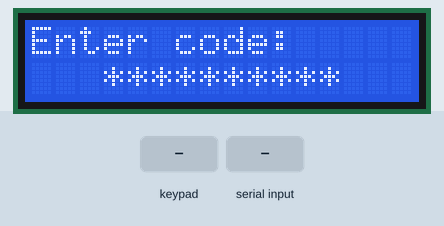
Recording of a sketch running on a simulated Arduino Uno, built with avr-gcc and run on an emulated ATmega328P. On the bench: 16×2 character LCD. The inputs (shaded band) are chosen by the test bench.

Above: at 1.2 s.
1.3 s: keypad keys 1 0 1 1 1 2 1 3 pressed 0.4 s apart
At 5.1 s:
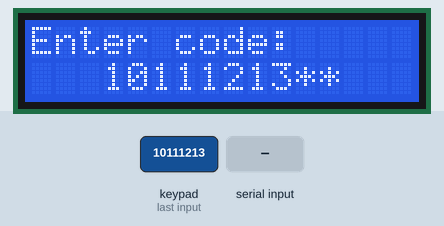
6.0 s: key '1' pressed
At 6.4 s:
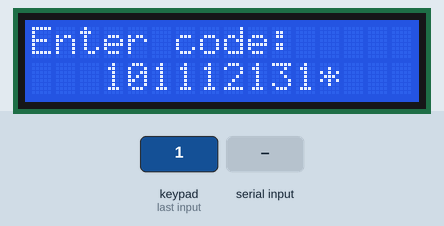
7.5 s: key '2' pressed
At 7.88 s:
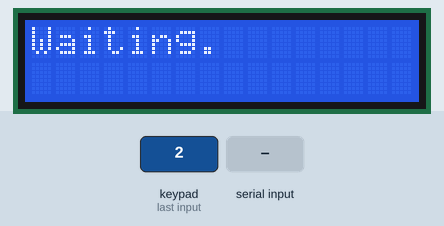
9.7 s: "CONNECTED\n" received over Serial
At 10.9 s:
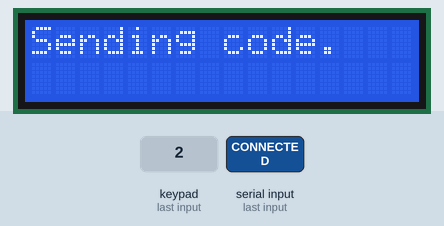
12.7 s: "RECEIVED\n" received over Serial
At 13.9 s:
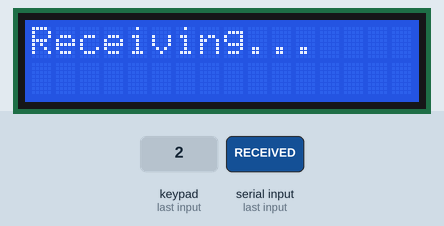
15.7 s: "*\n" received over Serial
At 17.3 s:
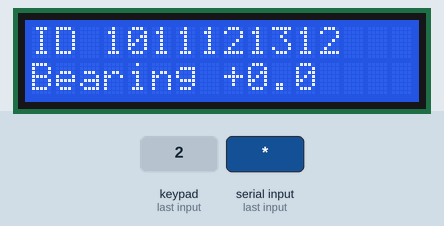
Timing chart, 0 to 18.8 s (numbered marks = the images above; inputs shaded):
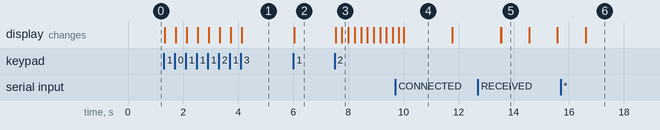

Measured:
- after the input at 1.3 s, the display: first changes at once (image 1 shows a later state)
- after the input at 6.0 s, the display: changes at once (image 2)
- after the input at 7.5 s, the display: first changes at once (image 3 shows a later state)
- after the input at 9.7 s, the display: first changes after 0.13 s (image 4 shows a later state)
- after the input at 12.7 s, the display: first changes after 0.83 s (image 5 shows a later state)
- after the input at 15.7 s, the display: changes after 0.91 s (image 6)
- what the display in image 5 shows lasts 1.1 s, from 13.5 s to 14.6 s

The sketch:

Beacon.ino
```cpp
#include <IRremote.hpp>         // .hpp is the current include for IRremote 4.x. why? idk
#include <Keypad.h>
#include <LiquidCrystal_I2C.h>  // LCD screen

// ---------------- Protocol  ----------------
const uint16_t BEACON_ADDR = 0x45;
const uint16_t BASE_ADDR   = 0x46;
//const uint16_t BEACON_DATA_ADDR = 0x47; didn't end up using this but will keep it for now

const uint8_t CMD_PING          = 0x11;  // beacon -> base
const uint8_t CMD_CONNECTED     = 0x12;  // base -> beacon
const uint8_t CMD_RECEIVED      = 0x13;  // acknowledgment, both directions
const uint8_t CMD_BEARING_START = 0x97;  // base -> beacon, followed by a value frame and a check frame
const uint8_t CMD_START         = 0x98;  // beacon -> base, before the 10 digits
const uint8_t CMD_END           = 0x99;  // beacon -> base, after the 10 digits
// digits have to have their position encoded so the base station can reconstruct the correct data despite lost frames
const uint8_t DIGIT_BASE        = 0x20;

const float BEARING_BIAS = 64.0;  // bearing byte = (bearing + 64) * 2, covers -64 to +63.5 deg at 0.5 deg resolution

// ---------------- Hardware ----------------
const int RECEIVER_PIN = 2;
const int EMITTER_PIN  = 3;  // MOSFET gate for the LED ring (Timer2 output on an Uno)

const byte ROWS = 4;
const byte COLS = 4;
char keys[ROWS][COLS] = {
  {'1', '2', '3', 'A'},
  {'4', '5', '6', 'B'},
  {'7', '8', '9', 'C'},
  {'*', '0', '#', 'D'},
};
byte rowPins[ROWS] = {6, 7, 8, 9};
byte colPins[COLS] = {10, 11, 12, 13};  // pin 13 is why LED feedback is disabled below
Keypad keypad = Keypad(makeKeymap(keys), rowPins, colPins, ROWS, COLS);

LiquidCrystal_I2C lcd(0x27, 16, 2);

// ---------------- Settings ----------------
const int CODE_LENGTH = 10;
const unsigned long PING_LISTEN_MS  = 150;  // listen window after each PING (~4 PINGs per second)
const unsigned long ACK_LISTEN_MS   = 500;  // wait for RECEIVED after sending the code
const unsigned long BEARING_WAIT_MS = 1000; // wait for a bearing broadcast
const unsigned long DATA_TIMEOUT_MS = 300;  // max wait between the bearing's value and check frames
const unsigned long FRAME_GAP_MS    = 40;   // gap between consecutive frames we send
const unsigned long REPLY_DELAY_MS  = 20;   // pause before replying, so the base can clear its own echo
const unsigned long CONNECT_SETTLE_MS = 150; // tiem to wait for connetion to settle so that beacon doesn't get stuck in sending code

// ---------------- State ----------------
enum State { ENTER_CODE, PINGING, SENDING_CODE, RECEIVING_BEARING, DONE };
State state = ENTER_CODE;

char code[CODE_LENGTH + 1] = "**********";
int digits = 0;
float bearing = 0.0;
int dotCount = 0;

// ---------------- Helpers ----------------

// Sends one frame to the base station.
void sendToBase(uint8_t cmd) {
  IrSender.sendNEC(BEACON_ADDR, cmd, 0);  // 0 repeats: repeat frames decode as "last command again"
  IrReceiver.restartAfterSend();
}

// Listens for up to `ms`. Returns true (and sets cmd) when a fresh, non-repeat
// NEC frame from the BASE STATION arrives. Our own echoes (address 0x45) are
// discarded immediately so the receiver is free for the base station's reply.
bool listenForBase(unsigned long ms, uint8_t &cmd) {
  unsigned long start = millis();
  while (millis() - start < ms) {
    if (IrReceiver.decode()) {
      IRData &d = IrReceiver.decodedIRData;
      bool valid = (d.protocol == NEC || d.protocol == NEC2) && d.address == BASE_ADDR; // for some reason the IrReceiver sometimes returns NEC2 when commands are received in short bursrts
                   //&& !(d.flags & IRDATA_FLAGS_IS_REPEAT); was causing issues due to short command bursts
      cmd = d.command;

      IrReceiver.resume();

      // Debug information
      Serial.print(F("rx addr 0x"));
      Serial.print(d.address, HEX);
      Serial.print(F(" cmd 0x"));
      Serial.println(d.command, HEX);
      Serial.print(F(" pro "));
      Serial.println(getProtocolString(d.protocol));

      if (valid) return true; // only functions when the signal is valid
    }
  }
  return false;
}

// Keeps listening for up to `ms` until the base station sends want1 or want2.
// Anything else from the base station is ignored.
bool waitForBase(unsigned long ms, uint8_t want1, uint8_t want2, uint8_t &cmd) {
  unsigned long start = millis();
  unsigned long elapsed;
  while ((elapsed = millis() - start) < ms) {
    if (listenForBase(ms - elapsed, cmd) && (cmd == want1 || cmd == want2)) return true;
  }
  return false;
}

// Call right after a BEARING_START. Reads the value and check frames and
// returns true if they agree (value + check == 255).
bool readBearingFrames() {
  uint8_t value, check;
  if (!listenForBase(DATA_TIMEOUT_MS, value)) return false;
  if (!listenForBase(DATA_TIMEOUT_MS, check)) return false;
  if ((uint8_t)(value + check) != 0xFF) {
    Serial.println(F("Bearing check failed"));
    return false;
  }
  bearing = value / 2.0 - BEARING_BIAS;
  return true;
}

void acknowledgeBearing() {
  for (int i = 0; i < 5; i++) {  // needed to send like 5 times for this to work for some reason
    delay(REPLY_DELAY_MS);
    sendToBase(CMD_RECEIVED);
  }
}

String readSerialLine() {
  if (Serial.available() > 0) {
    String s = Serial.readStringUntil('\n');
    s.trim();  // strips \r if the monitor sends "Both NL & CR"
    return s;
  }
  return "";
}

// ---------------- Display ----------------
void showCodeEntry() {
  lcd.clear();
  lcd.print(F("Enter code:"));
  lcd.setCursor(3, 1);
  lcd.print(code);
}

// Prints a label with 1-3 cycling dots, without clearing the screen (avoids flicker).
void showAnimated(const __FlashStringHelper *label) {
  lcd.setCursor(0, 0);
  lcd.print(label);
  for (int i = 0; i < 3; i++) lcd.print(i <= dotCount % 3 ? '.' : ' ');
  lcd.print(F("    "));
  dotCount++;
}

void printBearing(float b) {
  if (b >= 0) lcd.print('+');
  lcd.print(b, 1);
}

void showResult() {
  lcd.clear();
  lcd.print(F("ID "));
  lcd.print(code);
  lcd.setCursor(0, 1);
  lcd.print(F("Bearing "));
  printBearing(bearing);
}

// ---------------- Main ----------------
void setup() {
  Serial.begin(9600);

  IrSender.begin(EMITTER_PIN, DISABLE_LED_FEEDBACK, USE_DEFAULT_FEEDBACK_LED_PIN);
  IrReceiver.begin(RECEIVER_PIN, DISABLE_LED_FEEDBACK);

  lcd.init();
  lcd.backlight();
  showCodeEntry();
}

void loop() {
  uint8_t cmd;

  switch (state) {

    case ENTER_CODE: {
      char key = keypad.getKey();

      if (key >= '0' && key <= '9' && digits < CODE_LENGTH) {  // digits only
        code[digits++] = key;
        showCodeEntry();
      } else if (key == '*' && digits > 0) {                   // * = backspace
        code[--digits] = '*';
        showCodeEntry();
      }

      if (digits == CODE_LENGTH) {
        state = PINGING;
        lcd.clear();
      }
      break;
    }

    case PINGING:
      sendToBase(CMD_PING);

      if (waitForBase(PING_LISTEN_MS, CMD_CONNECTED, CMD_CONNECTED, cmd)
          || readSerialLine() == "CONNECTED") {  // test hook
        state = SENDING_CODE;
        lcd.clear();
        delay(CONNECT_SETTLE_MS);
        break;
      }
      showAnimated(F("Waiting"));
      break;

    case SENDING_CODE:
      showAnimated(F("Sending code"));

      sendToBase(CMD_START);
      delay(FRAME_GAP_MS);
      for (int i = 0; i < CODE_LENGTH; i++) {
         sendToBase(DIGIT_BASE + i * 10 + (code[i] - '0'));  //position-encoded, e.g. 3rd digit '7' -> 0x20 + 20 + 7
        delay(FRAME_GAP_MS);
      }
      sendToBase(CMD_END);

      // A BEARING_START also counts: it means the base got the code but its RECEIVED was lost.
      if (waitForBase(ACK_LISTEN_MS, CMD_RECEIVED, CMD_BEARING_START, cmd)
          || readSerialLine() == "RECEIVED") {   // test hook
        state = RECEIVING_BEARING;
        lcd.clear();
      }
      // otherwise loop and resend the whole code
      break;

    case RECEIVING_BEARING: {
      showAnimated(F("Receiving"));

      if (waitForBase(BEARING_WAIT_MS, CMD_BEARING_START, CMD_BEARING_START, cmd)
          && readBearingFrames()) {
        acknowledgeBearing();
        state = DONE;
        showResult();
        Serial.print(F("Bearing: ")); Serial.println(bearing);
        break;
      }

      String s = readSerialLine();  // test hook: type a number like -12.5
      if (s.length() > 0) {
        bearing = s.toFloat();
        state = DONE;
        showResult();
      }
      break;
    }

    case DONE:
      // If our RECEIVED was lost, the base keeps resending the bearing. Acknowledge again.
      if (waitForBase(BEARING_WAIT_MS, CMD_BEARING_START, CMD_BEARING_START, cmd)) {
        readBearingFrames();
        acknowledgeBearing();
        showResult();
      }
      break;
  }
}
```
